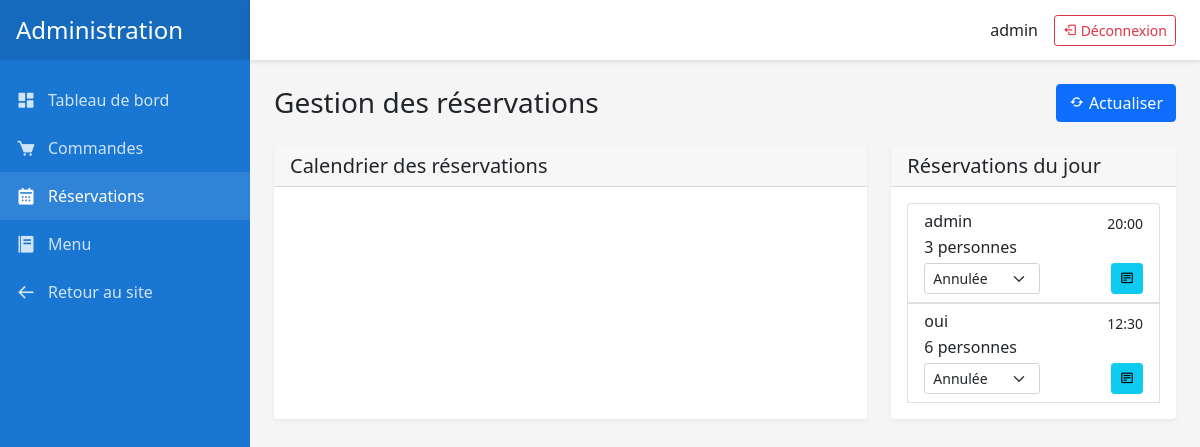
Page /dashboard/reservations/ (signed in) on the committed database.
### ecomm/models.py (models this page shows, shortened)
class Reservation(models.Model):
    STATUS_CHOICES = [
        ('pending', 'En attente'),
        ('confirmed', 'Confirmée'),
        ('cancelled', 'Annulée'),
    ]
    user = models.ForeignKey(User, on_delete=models.CASCADE)
    date = models.DateField()
    time = models.TimeField()
    number_of_guests = models.PositiveIntegerField()
    status = models.CharField(max_length=20, choices=STATUS_CHOICES, default='pending')
    special_requests = models.TextField(blank=True)
    phone_number = models.CharField(max_length=20)
    created_at = models.DateTimeField(auto_now_add=True)

### ecomm/views.py (the view)
# urls.py: path('dashboard/reservations/', views.admin_reservations, name='admin_reservations'),
@user_passes_test(is_staff)
def admin_reservations(request):
    reservations = Reservation.objects.all().order_by('-date', '-time')
    paginator = Paginator(reservations, 10)
    page = request.GET.get('page')
    reservations = paginator.get_page(page)
    return render(request, 'dashboard/reservations.html', {'reservations': reservations})

### ecomm/views.py (called while the page is built)
def is_staff(user):
    return user.is_staff

### ecomm/templates/dashboard/reservations.html (shortened to what this page needs)
{% extends 'dashboard/base_dashboard.html' %}
{% load static %}
{% block content %}
<div class="container-fluid p-0">
    <div class="d-flex justify-content-between align-items-center mb-4">
        <h1 class="h3 mb-0">Gestion des réservations</h1>
        <div class="btn-group">
            <button type="button" class="btn btn-primary" onclick="window.location.reload()">
                <i class='bx bx-refresh'></i>
                Actualiser
            </button>
        </div>
    </div>
    <div class="row">
        <div class="col-12 col-xl-8 mb-4">
            <div class="card h-100">
                <div class="card-header">
                    <h5 class="card-title mb-0">Calendrier des réservations</h5>
                </div>
                <div class="card-body">
                </div>
            </div>
        </div>
        <div class="col-12 col-xl-4">
            <div class="card">
                <div class="card-header">
                    <h5 class="card-title mb-0">Réservations du jour</h5>
                </div>
                <div class="card-body">
                    <div class="list-group">
                        {% for reservation in reservations %}
                        <div class="list-group-item">
                            <div class="d-flex w-100 justify-content-between align-items-center">
                                <h6 class="mb-1">{{ reservation.user.username }}</h6>
                                <small>{{ reservation.time|time:"H:i" }}</small>
                            </div>
                            <p class="mb-1">{{ reservation.number_of_guests }} personnes</p>
                            <div class="d-flex justify-content-between align-items-center">
                                <select class="form-select form-select-sm status-select" style="width: auto;" data-reservation-id="{{ reservation.id }}">
                                    {% for status, label in reservation.STATUS_CHOICES %}
                                    <option value="{{ status }}" {% if reservation.status == status %}selected{% endif %}>
                                        {{ label }}
                                    </option>
                                    {% endfor %}
                                </select>
                                <button type="button" class="btn btn-sm btn-info" data-bs-toggle="modal" data-bs-target="#reservationModal{{ reservation.id }}">
                                    <i class='bx bx-detail'></i>
                                </button>
                            </div>
                        </div>
                        {% empty %}
                        <div class="text-center py-3">
                            <p class="text-muted mb-0">Aucune réservation pour aujourd'hui</p>
                        </div>
                        {% endfor %}
                    </div>
                </div>
            </div>
        </div>
    </div>
</div>
{% endblock %}
{% block extra_js %}
<link href='https://cdn.jsdelivr.net/npm/fullcalendar@5.11.3/main.min.css' rel='stylesheet' />
{% endblock %}

### ecomm/templates/dashboard/base_dashboard.html (shortened to what this page needs)
{% load static %}
<!DOCTYPE html>
<html lang="fr">
<head>
    <link href="https://cdn.jsdelivr.net/npm/bootstrap@5.1.3/dist/css/bootstrap.min.css" rel="stylesheet">
    <link href="https://cdn.jsdelivr.net/npm/boxicons@2.0.7/css/boxicons.min.css" rel="stylesheet">
</head>
<body>
    <div class="admin-layout">
        <aside class="sidebar" id="sidebar">
            <div class="sidebar-header">
                <h4 class="m-0">Administration</h4>
            </div>
            <nav class="sidebar-menu">
                <a href="{% url 'admin_dashboard' %}" class="menu-item {% if request.resolver_match.url_name == 'admin_dashboard' %}active{% endif %}">
                    <i class='bx bxs-dashboard'></i>
                    Tableau de bord
                </a>
                <a href="{% url 'admin_orders' %}" class="menu-item {% if request.resolver_match.url_name == 'admin_orders' %}active{% endif %}">
                    <i class='bx bxs-cart'></i>
                    Commandes
                </a>
                <a href="{% url 'admin_reservations' %}" class="menu-item {% if request.resolver_match.url_name == 'admin_reservations' %}active{% endif %}">
                    <i class='bx bxs-calendar'></i>
                    Réservations
                </a>
                <a href="{% url 'admin_menu' %}" class="menu-item {% if request.resolver_match.url_name == 'admin_menu' %}active{% endif %}">
                    <i class='bx bxs-food-menu'></i>
                    Menu
                </a>
                <a href="{% url 'index' %}" class="menu-item">
                    <i class='bx bx-arrow-back'></i>
                    Retour au site
                </a>
            </nav>
        </aside>
        <main class="main-content">
            <div class="topbar">
                <div class="d-flex align-items-center">
                    <span class="me-3">{{ request.user.username }}</span>
                    <form method="post" action="{% url 'logout' %}" style="margin: 0;">
                        <button type="submit" class="btn btn-outline-danger btn-sm">
                            <i class='bx bx-log-out'></i>
                            Déconnexion
                        </button>
                    </form>
                </div>
            </div>
            <div class="content-wrapper">
                {% block content %}{% endblock %}
            </div>
        </main>
    </div>
    {% block extra_js %}{% endblock %}
</body>
</html>

### ecomm/templates/dashboard/base_dashboard.html (style rules this page uses)
:root { --sidebar-width: 250px; --topbar-height: 60px; --primary-color: #1976d2; --secondary-color: #f5f5f5; }
.admin-layout { display: flex; min-height: 100vh; }
.sidebar { width: var(--sidebar-width); background: var(--primary-color); color: white; position: fixed; height: 100vh; overflow-y: auto; transition: transform 0.3s ease; }
.sidebar-header { height: var(--topbar-height); display: flex; align-items: center; padding: 0 1rem; background: rgba(0,0,0,0.1); }
.sidebar-menu { padding: 1rem 0; }
.menu-item { padding: 0.75rem 1rem; display: flex; align-items: center; color: rgba(255,255,255,0.8); text-decoration: none; transition: all 0.3s; }
.menu-item:hover, .menu-item.active { background: rgba(255,255,255,0.1); color: white; }
.menu-item i { margin-right: 0.75rem; font-size: 1.25rem; }
.main-content { flex: 1; margin-left: var(--sidebar-width); min-height: 100vh; background: var(--secondary-color); }
.topbar { height: var(--topbar-height); background: white; box-shadow: 0 2px 4px rgba(0,0,0,0.1); display: flex; align-items: center; padding: 0 1.5rem; position: sticky; top: 0; z-index: 1000; }
.content-wrapper { padding: 1.5rem; }
.card { border: none; box-shadow: 0 2px 4px rgba(0,0,0,0.05); margin-bottom: 1.5rem; }

### rows in the picture
Reservation: user.username "admin", time "20:00", number_of_guests "3", status+id "Annulée"
Reservation: user.username "oui", time "12:30", number_of_guests "6", status+id "Annulée"

### other values in the picture
{{ request.user.username }} "admin"
